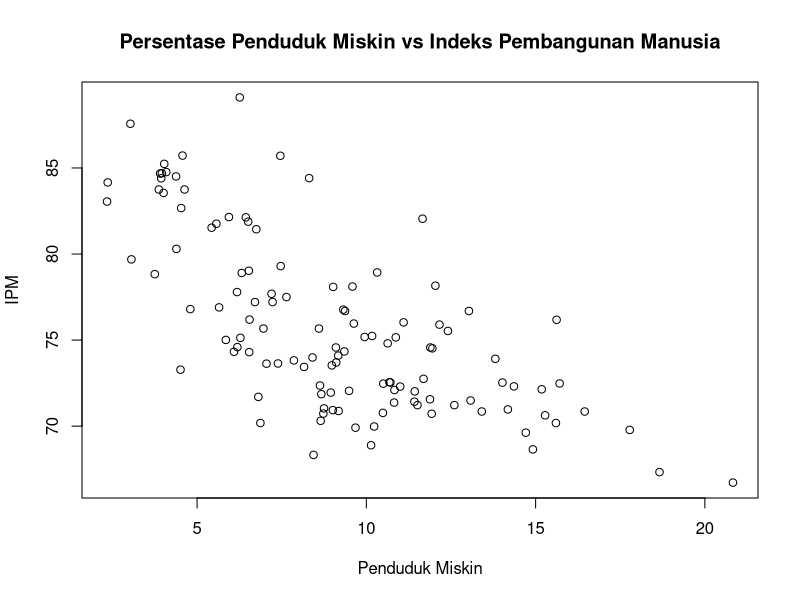
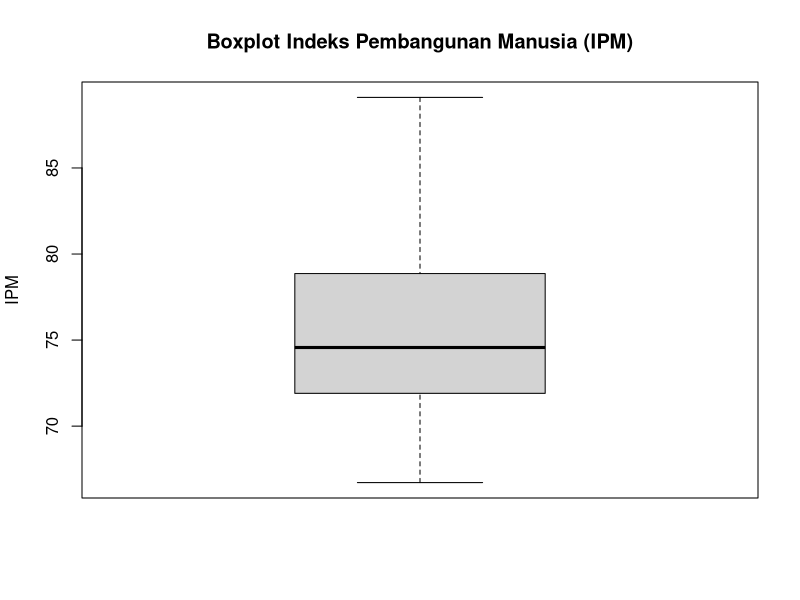
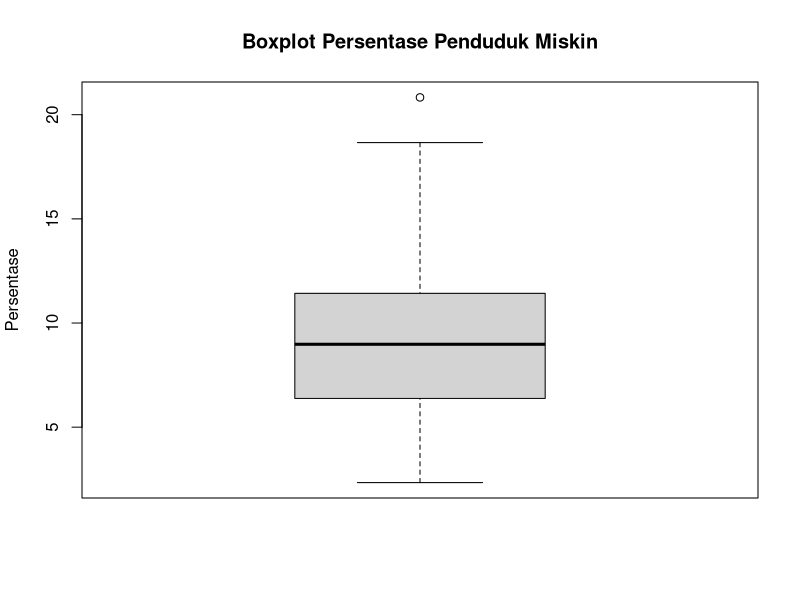

The R script that drew these images, in order:
## ---- chunk 1
library(readxl)

data <- read_excel("NSC-2025.xlsx", sheet="Sheet2")
head(data) #menampilkan sebagian data awal
## ---- chunk 2
colnames(data) <- c("Kabupaten/Kota", "Y", paste0("X", 1:9))
head(data)
## ---- chunk 3
n <- nrow(data)
n
## ---- chunk 4
plot(data$X3, data$Y,
     main = "Persentase Penduduk Miskin vs Indeks Pembangunan Manusia",
     xlab = "Penduduk Miskin",
     ylab = "IPM")
## ---- chunk 5
summary(data$Y)
## ---- chunk 6
boxplot(data$Y,
        main = "Boxplot Indeks Pembangunan Manusia (IPM)",
        ylab = "IPM")
## ---- chunk 7
summary(data$X3)
## ---- chunk 8
boxplot(data$X3,      main = "Boxplot Persentase Penduduk Miskin",
        ylab = "Persentase")
## ---- chunk 9
x <- data$X3
y <- data$Y
## ---- chunk 10
b1 <- (sum(x*y)-sum(x)*sum(y)/n)/(sum(x^2)-(sum(x)^2/n))
b0 <- mean(y)-b1*mean(x)

cat("Koefisien b0:", b0, "\n")  
cat("Koefisien b1:", b1, "\n")
## ---- chunk 11
galat <- y-(b0+b1*x)
ragam_galat <- sum(galat^2)/(n-2)

se_b0 <- sqrt(ragam_galat*(1/n+mean(x)^2/sum((x-mean(x))^2)))
se_b1 <- sqrt(ragam_galat/sum((x-mean(x))^2))

cat("Standar error b0:", se_b0, "\n") 
cat("Standar error b1:", se_b1, "\n")
## ---- chunk 12
t_b0 <- b0/se_b0
t_b1 <- b1/se_b1
p_b0 <- 2*pt(-abs(t_b0 ),df<-n-2)
p_b1 <- 2*pt(-abs(t_b1 ),df<-n-2)

cat("Nilai t pada b0 adalah", t_b0, "dengan nilai p sebesar", p_b0, "\n")  
## ---- chunk 13
cat("Nilai t pada b1 adalah", t_b1, "dengan nilai p sebesar", p_b1, "\n") 
## ---- chunk 14
r <- (sum(x*y)-sum(x)*sum(y)/n)/
sqrt((sum(x^2)-(sum(x)^2/n))*(sum(y^2)-(sum(y)^2/n)))
Koef_det <- r^2
Koef_det
## ---- chunk 15
Adj_R2 <- 1-((1-Koef_det)*(n-1)/(n-1-1))
Adj_R2
## ---- chunk 16
galat<-y-(b0+b1*x)

JKG <- sum((y - (b0+b1*x))^2)
JKReg <- sum(((b0+b1*x)- mean(y))^2)
JKT <- sum((y - mean(y))^2)
JKT <- JKReg+JKG

dbReg <- 1
dbg <- n-2
dbt <- n-1

(Fhit <- (JKReg/dbReg)/(JKG/dbg))
## ---- chunk 17
(p_Fhit <- pf(Fhit, dbReg, dbg, lower.tail = F))
## ---- chunk 18
model <- lm(Y~X3, data = data)
summary(model)
## ---- chunk 19
anova(model)
